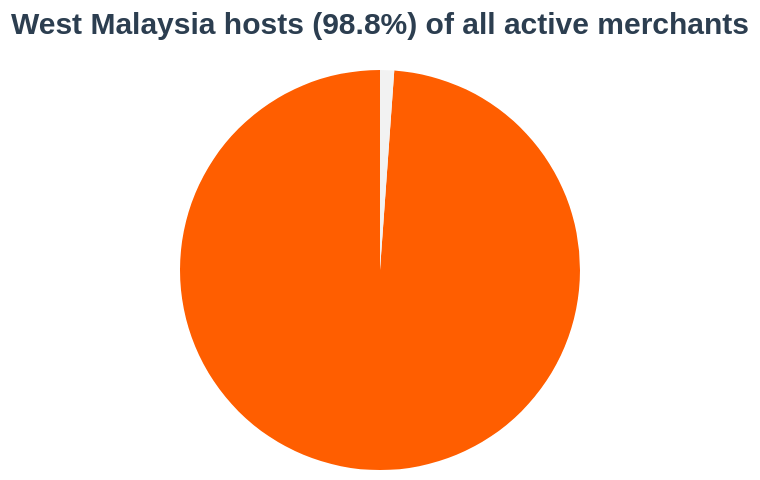

Describe this chart as a Vega-Lite specification.
### Vega-Lite specification from a JSON file in a GitHub repository (floating-point values rounded to 4 significant figures)
{"$schema": "https://vega.github.io/schema/vega-lite/v5.json", "width": 200, "height": 200, "title": {"text": "West Malaysia hosts (98.8%) of all active merchants", "fontSize": 15, "anchor": "middle", "color": "#2c3e50", "offset": 15}, "background": "transparent", "data": {"values": [{"Region": "West Malaysia (Peninsular)", "Sellers": 7481}, {"Region": "East Malaysia (Sabah/Sarawak)", "Sellers": 86}]}, "mark": {"type": "arc", "innerRadius": 55, "stroke": "#ffffff", "strokeWidth": 2}, "encoding": {"theta": {"field": "Sellers", "type": "quantitative"}, "color": {"field": "Region", "type": "nominal", "scale": {"domain": ["West Malaysia (Peninsular)", "East Malaysia (Sabah/Sarawak)"], "range": ["#ff5e00", "#f2f2f2"]}, "legend": null}, "tooltip": [{"field": "Region", "type": "nominal"}, {"field": "Sellers", "type": "quantitative", "format": ","}]}, "layer": [{"mark": {"type": "arc"}}, {"mark": {"type": "text", "fontSize": 26, "fontWeight": "bold", "fill": "#2c3e50"}, "data": {"values": [{"text": "98.8%"}]}, "encoding": {"text": {"field": "text"}}}], "config": {"view": {"stroke": "transparent"}}}
